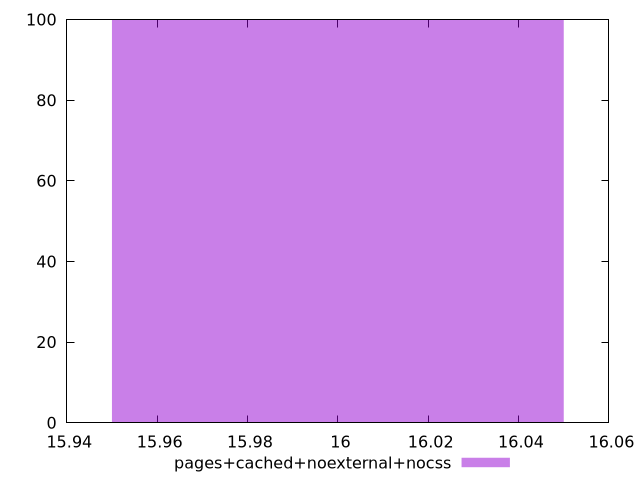

Here is the gnuplot script that generated this plot:
$_pagesCachedNoexternalNocss <<EOF
16 100
EOF
set key outside below
set terminal pngcairo
set output "report_00004_2020-11-02T20-21-41.718Z/max-potential-fid/pages+cached+noexternal+nocss//raw_hist.png"
set yrange [0:100]
set boxwidth 0.1
set style fill transparent solid 0.5 noborder
plot $_pagesCachedNoexternalNocss title "pages+cached+noexternal+nocss" with boxes ,
